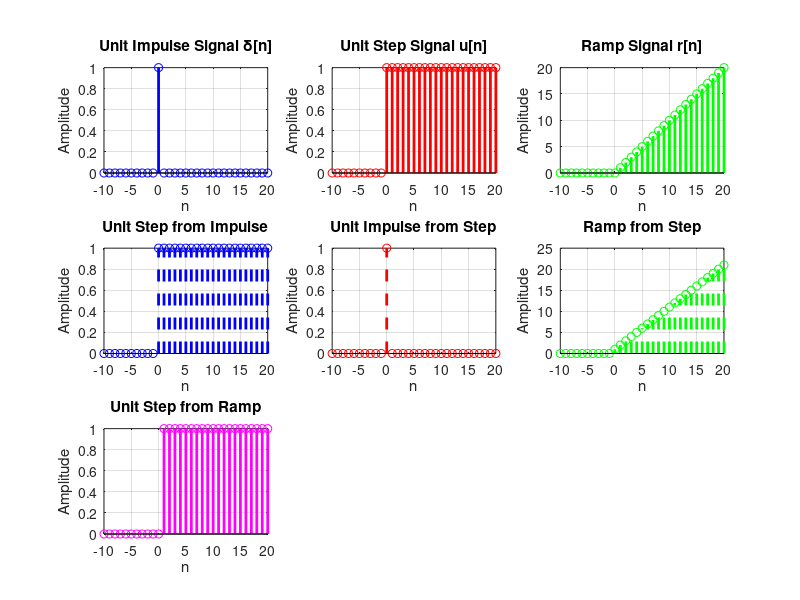

Reproduce this figure in MATLAB.

% Clear workspace and command window
clear all;
clc;
close all;

% Define time vector
n = -10:20;  % Sample indices

% 1. Generate Unit Impulse Signal
delta = zeros(size(n));
delta(n == 0) = 1;  % Impulse at n=0

% 2. Generate Unit Step Signal
u = zeros(size(n));
u(n >= 0) = 1;  % Step function

% 3. Generate Ramp Signal
r = zeros(size(n));
r(n >= 0) = n(n >= 0);  % Ramp function

% 4. Convert Unit Impulse to Unit Step (Cumulative Sum)
u_from_delta = cumsum(delta);

% 5. Convert Unit Step to Unit Impulse (Difference)
delta_from_u = [0, diff(u)];  % Add zero at beginning

% 6. Convert Unit Step to Ramp (Cumulative Sum)
r_from_u = cumsum(u);

% 7. Convert Ramp to Unit Step (Difference)
u_from_r = [0, diff(r)];  % Add zero at beginning

% Plotting
figure('Position', [100, 100, 1200, 800]);

% Original signals
subplot(3,3,1);
stem(n, delta, 'b', 'LineWidth', 2);
title('Unit Impulse Signal δ[n]');
xlabel('n'); ylabel('Amplitude');
grid on;

subplot(3,3,2);
stem(n, u, 'r', 'LineWidth', 2);
title('Unit Step Signal u[n]');
xlabel('n'); ylabel('Amplitude');
grid on;

subplot(3,3,3);
stem(n, r, 'g', 'LineWidth', 2);
title('Ramp Signal r[n]');
xlabel('n'); ylabel('Amplitude');
grid on;

% Converted signals
subplot(3,3,4);
stem(n, u_from_delta, 'b--', 'LineWidth', 2);
title('Unit Step from Impulse');
xlabel('n'); ylabel('Amplitude');
grid on;

subplot(3,3,5);
stem(n, delta_from_u, 'r--', 'LineWidth', 2);
title('Unit Impulse from Step');
xlabel('n'); ylabel('Amplitude');
grid on;

subplot(3,3,6);
stem(n, r_from_u, 'g--', 'LineWidth', 2);
title('Ramp from Step');
xlabel('n'); ylabel('Amplitude');
grid on;

subplot(3,3,7);
stem(n, u_from_r, 'm', 'LineWidth', 2);
title('Unit Step from Ramp');
xlabel('n'); ylabel('Amplitude');
grid on;

% Display signal values
fprintf('Signal Values at key points:\n');
fprintf('n = -2, -1, 0, 1, 2, 3, 4, 5\n');
fprintf('Delta: '); fprintf('%d ', delta(n >= -2 & n <= 5)); fprintf('\n');
fprintf('Step:  '); fprintf('%d ', u(n >= -2 & n <= 5)); fprintf('\n');
fprintf('Ramp:  '); fprintf('%d ', r(n >= -2 & n <= 5)); fprintf('\n');


